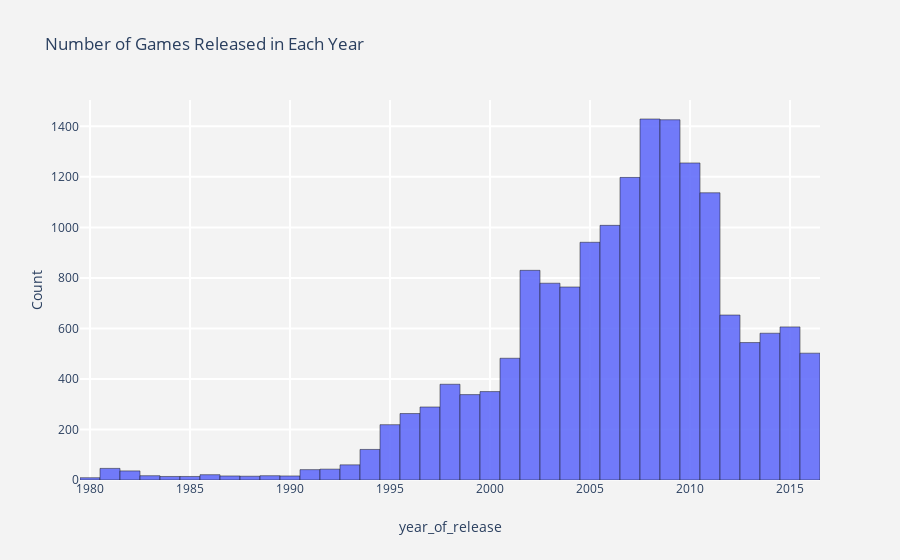

Here is the notebook cell this chart was saved with:
### Code cell
# Look at how many games were released in different years
# Is the data for every period significant

histogram(game, 'year_of_release', 'Number of Games Released in Each Year')

### Figure 1 — Plotly figure (JSON) as saved in the notebook; plotly's stock layout.template omitted (floating-point values rounded to 4 significant figures; data arrays with more than 128 entries replaced by an {"elided": "..."} marker saying what was removed)
{"data": [{"marker": {"line": {"color": "black", "width": 0.5}}, "name": "Group1", "opacity": 0.9, "type": "histogram", "x": {"elided": "16713 mixed values"}}], "layout": {"paper_bgcolor": "rgb(243,243,243)", "plot_bgcolor": "rgb(243,243,243)", "title": {"text": "Number of Games Released in Each Year"}, "xaxis": {"gridcolor": "rgb(255,255,255)", "gridwidth": 2, "ticklen": 5, "title": {"text": "year_of_release"}, "zerolinewidth": 1}, "yaxis": {"gridcolor": "rgb(255,255,255)", "gridwidth": 2, "ticklen": 5, "title": {"text": "Count"}, "zerolinewidth": 1}}}
